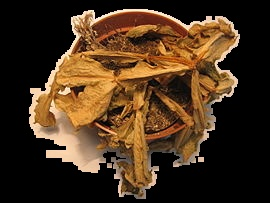
#> input picture InfraBl.jpg, 270 x 203 px
$ python -i color_detect.py   (imports and definitions only)
#> lines starting #> are read from the running program, lines starting #| are printed output that depends on the picture; after the words box and inside, x2 and y2 are one past the last pixel; in counts of white or black regions, pixels touching at a corner belong together
import cv2
import numpy as np
from exif import Image


def affected_region(img_path):
#> called with img_path = 'InfraBl.jpg'
    result = ''
    color = ''
    img=cv2.imread(img_path)
#> img is the input picture: shape (203, 270, 3); mean B, G, R 29.4, 50.7, 73.2

    hsvFrame = cv2.cvtColor(img, cv2.COLOR_RGB2HSV)
#> hsvFrame: shape (203, 270, 3); mean H, S, V 59.8, 105.7, 73.3

    kernal = np.ones((5, 5), "uint8")

    # for brown color
    brown_lower = np.array([100, 80, 2], np.uint8)
    brown_upper = np.array([120, 255, 255], np.uint8)
    brown_mask = cv2.inRange(hsvFrame, brown_lower, brown_upper)
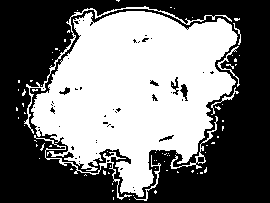
#> brown_mask: shape (203, 270); 46.1% white; 78 white regions (70 under 20 px), largest, box (x1, y1, x2, y2) and area: (31, 11, 238, 197) 23377, (24, 6, 232, 134) 630, (34, 135, 132, 200) 399
    brown_mask = cv2.dilate(brown_mask, kernal)
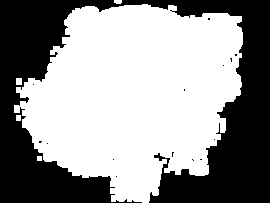
#> brown_mask: shape (203, 270); 58.5% white; 15 black regions (14 under 20 px), largest, box (x1, y1, x2, y2) and area: (0, 0, 270, 203) 22688
    # for green color
    green_lower = np.array([25, 52, 72], np.uint8)
    green_upper = np.array([70, 255,255], np.uint8)
    green_mask = cv2.inRange(hsvFrame, green_lower, green_upper)
#> green_mask: shape (203, 270); every value is 0
    green_mask = cv2.dilate(green_mask, kernal)
    # for yellow color
    yellow_lower = np.array([70,50,90], np.uint8)
    yellow_upper = np.array([102,255,255], np.uint8)
    yellow_mask = cv2.inRange(hsvFrame, yellow_lower, yellow_upper)
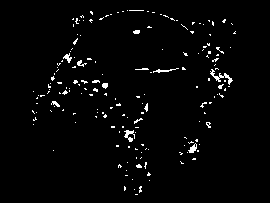
#> yellow_mask: shape (203, 270); 2.3% white in thin lines or dots, all inside (x1, y1, x2, y2) = (32, 10, 236, 195)
    yellow_mask = cv2.dilate(yellow_mask, kernal)
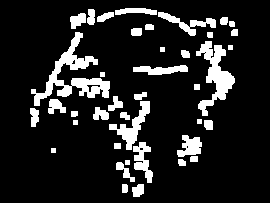
#> yellow_mask: shape (203, 270); 13.6% white; 40 white regions, largest, box (x1, y1, x2, y2) and area: (31, 32, 110, 106) 1643, (196, 41, 235, 116) 1147, (109, 101, 150, 150) 622

    def calcPercentage(msk):
        '''
        returns the percentage of color in a binary image
        '''
        height, width = msk.shape[:2]
#> height = 203; width = 270
        num_pixels = height * width
#> num_pixels = 54810
        count_brown = cv2.countNonZero(msk)
#> count_brown = 0
        color_prec = (count_brown/num_pixels) * 100
#> color_prec = 0
        color_prec = round(color_prec,2)
        return color_prec

    green_perc = calcPercentage(green_mask)
#> green_perc = 0
    yellow_perc = calcPercentage(yellow_mask)
#> yellow_perc = 13.57
    brown_perc = calcPercentage(brown_mask)
#> brown_perc = 58.54

    print(green_perc, yellow_perc, brown_perc)
#| 0.0 13.57 58.54

    result_green = cv2.bitwise_and(img, img, mask=green_mask)
#> result_green: shape (203, 270, 3); every value is 0
    result_yellow = cv2.bitwise_and(img, img, mask=yellow_mask)
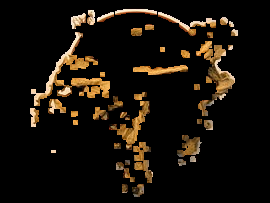
#> result_yellow: shape (203, 270, 3); mean B, G, R 10.2, 17.5, 23.5
    result_brown = cv2.bitwise_and(img, img, mask=brown_mask)
    blank_result = ''
    blank_perc = ''
    if green_perc >30:
        color = 'green'
        return result_green, color, green_perc

    elif yellow_perc > 30  and green_perc < 30:
        color = 'yellow'
        return result_yellow, color, yellow_perc

    elif brown_perc >30:
        color = 'brown'
        return result_brown, color, brown_perc

    else:
        color = 'unknow'
        return blank_result, color, blank_perc

def get_date_taken(filename):
    with open(filename, "rb") as palm_1_file:
        palm_1_image = Image(palm_1_file)
    images = [palm_1_image]
    for index, image in enumerate(images):
        print(f"Date/time taken - Image {index}")
    print("-------------------------")
    try:
        time_stamp = (f"{image.datetime_original}.{image.subsec_time_original} {image.get('offset_time', '')}\n")
    except:
        time_stamp = "no timestamp found"
    return time_stamp

def detect_category(input_file):
    plant_status = ''
    action = ''
    inf_img, color, perc =  affected_region(input_file)
    time_stamp = get_date_taken(input_file)

    if color == 'green':
        plant_status = 'healthy'
        action = "plant status is good and healthy,"
    elif color == "yellow":
        plant_status = 'unhealthy'
        action = "improper watering, need to water regularly,"
    elif color == "brown":
        plant_status = 'deceased'
        action = "plant is deceased less chancess to recover."
    else :
        color = 'unknown'
        plant_status = 'not a plant'
        action = "please try with another image."

    return color, plant_status, action, time_stamp


# [2 lines not run here, left out]
    # [5 lines of commented-out code are left out]


>>> result = affected_region('InfraBl.jpg')
